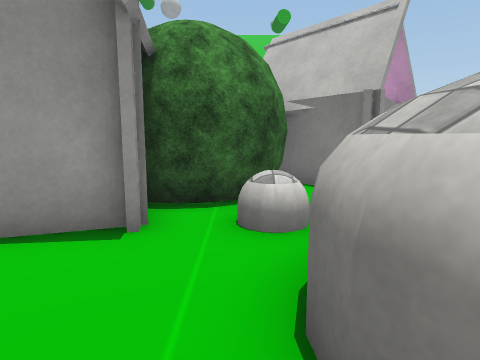
[1] (above)

14 first-person views from a walk through a Unity game level. The camera is 1.2 m above the floor, tilts 8° down and sees 75° across. The floor is counted in squares, 1 m on a side. Each view is taken from the middle of a square. On the plan, view 1 faces up. The plan holds only what a view shows up to about 13 squares ahead; the rest is blank. The place goes on beyond the plan. Some trees and plants on the terrain are drawn as simple stand-ins. The player is left out. Some surface patterns are stand-ins.

[2]
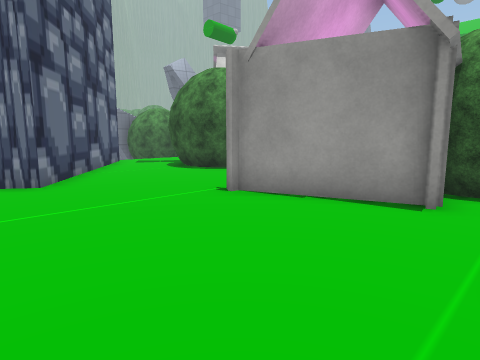

[3]
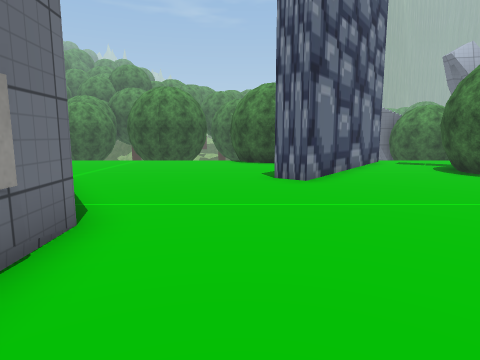

[4]
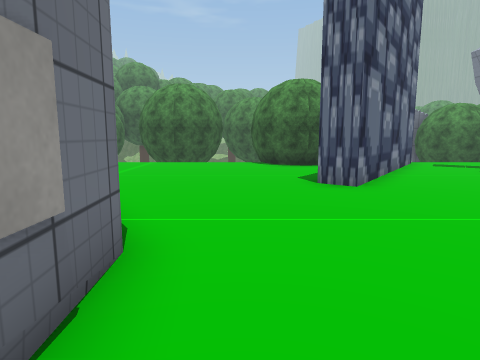

[5]
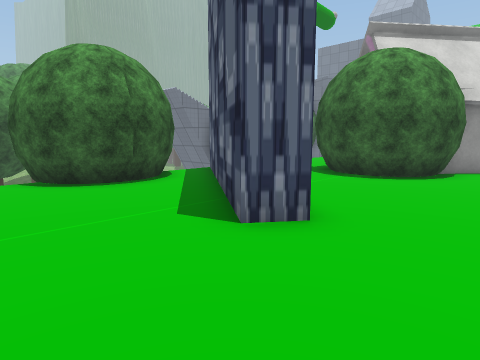

[6]
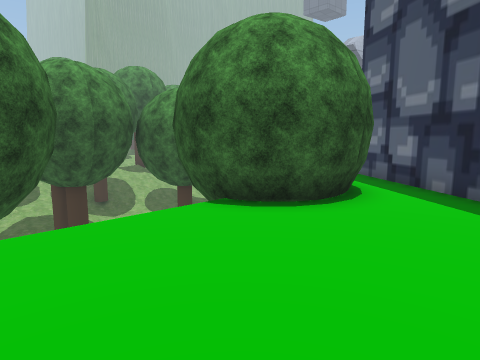

[7]
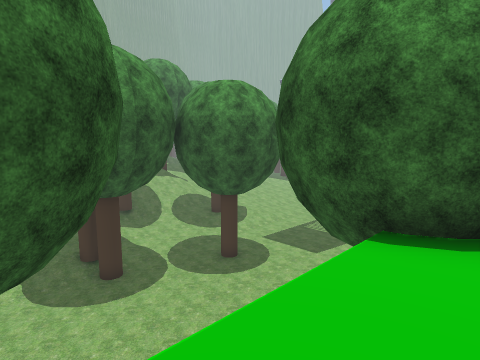

[8]
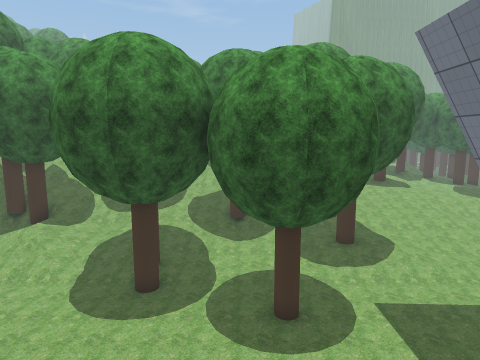

[9]
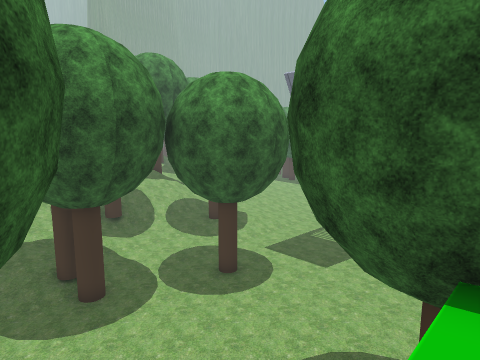

[10]
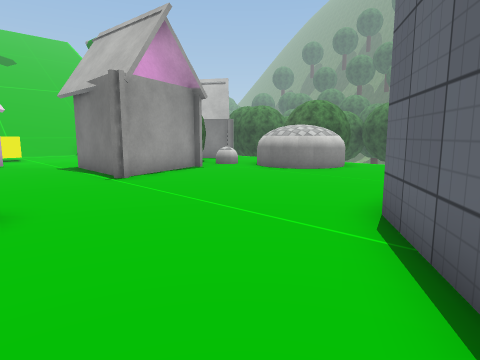

[11]
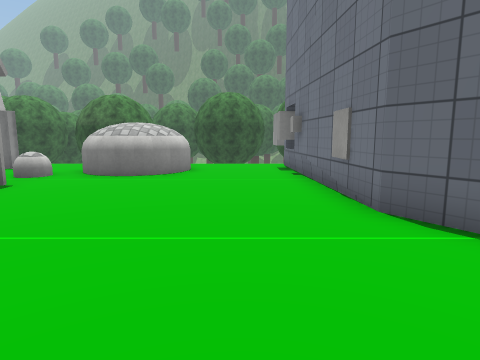

[12]
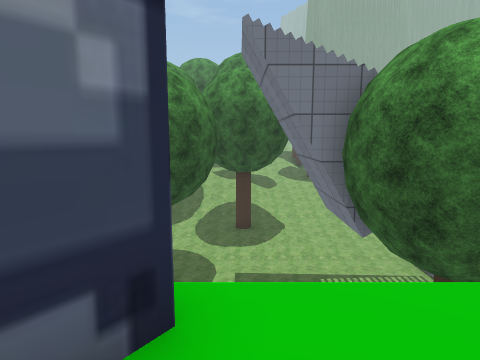

[13]
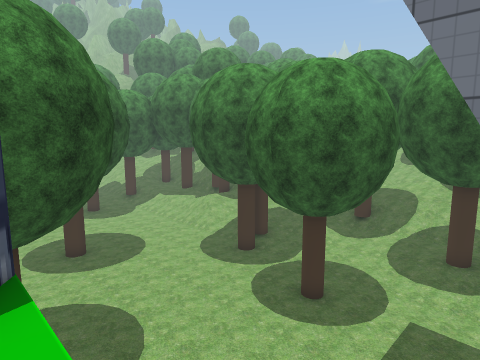

[14]
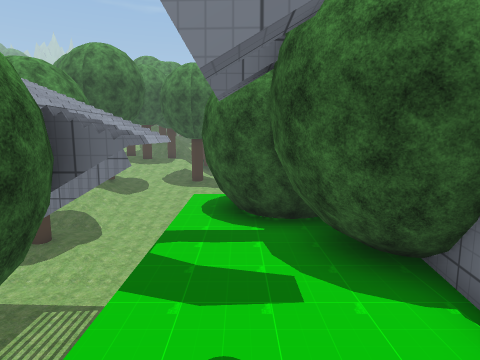

### Floor plan
Key: @ floor where view 1 was taken; # wall or solid block; . main floor; - floor 0.75 m lower than the main floor; : floor 4.5 m higher than the main floor; ^ raised ledge; v drop or lower ground; H house; T tree; O other object.
Columns run from 27 left of view 1 to 5 right of it. Each row starts with its distance up from view 1.
 16        T::
 15        TTT
 14        TT--
 13      TT---- .
 12   v TT-----
 11 v vvv  #
 10 vvvvv###            H
  9 vvvvv  #TT         HH.      H  HH
  8 vvvvv  #        H HH...     HHHH
  7 vvvvv###    . ..HH ...H  H   HH
  6 Tvvvvvvv    .....T....H  H....H
  5 TTvvvvvvvvv ..........H  H.O...
  4 vvvvvvvvvvv ##........H HHHOO..
  3 vvvvvvvvvvv ###.......HH....^
  2 vvvvvvvvvvvT..###...........^^
  1 vvvvvvvvvvvT...###..........^^
  0 vvvvvvvvvvv  ....##........@#^^.
 -1 vvvTvvvvvvv  .....#.............
 -2 vTTTvvvvvvvT....................
 -3 vTTvvvvvvvv ....................
 -4 vvvvvvvvvvv ...........#########
 -5 vvvvvvvvvvv .........###
 -6 vvvvv  vvvv ........ #

Positions as (right, up) in squares from view 1, and headings:
1: (0, 0), facing up
2: (0, -2), facing up-left
3: (0, -2), facing left
4: (-1, -3), facing left
5: (-6, -4), facing up-left
6: (-11, -6), facing up-left
7: (-14, -6), facing up-left
8: (-15, 1), facing left
9: (-15, -5), facing up-left
10: (-9, -6), facing up-right
11: (-9, -2), facing right
12: (-13, 5), facing left
13: (-15, 7), facing down-left
14: (-15, 13), facing left
